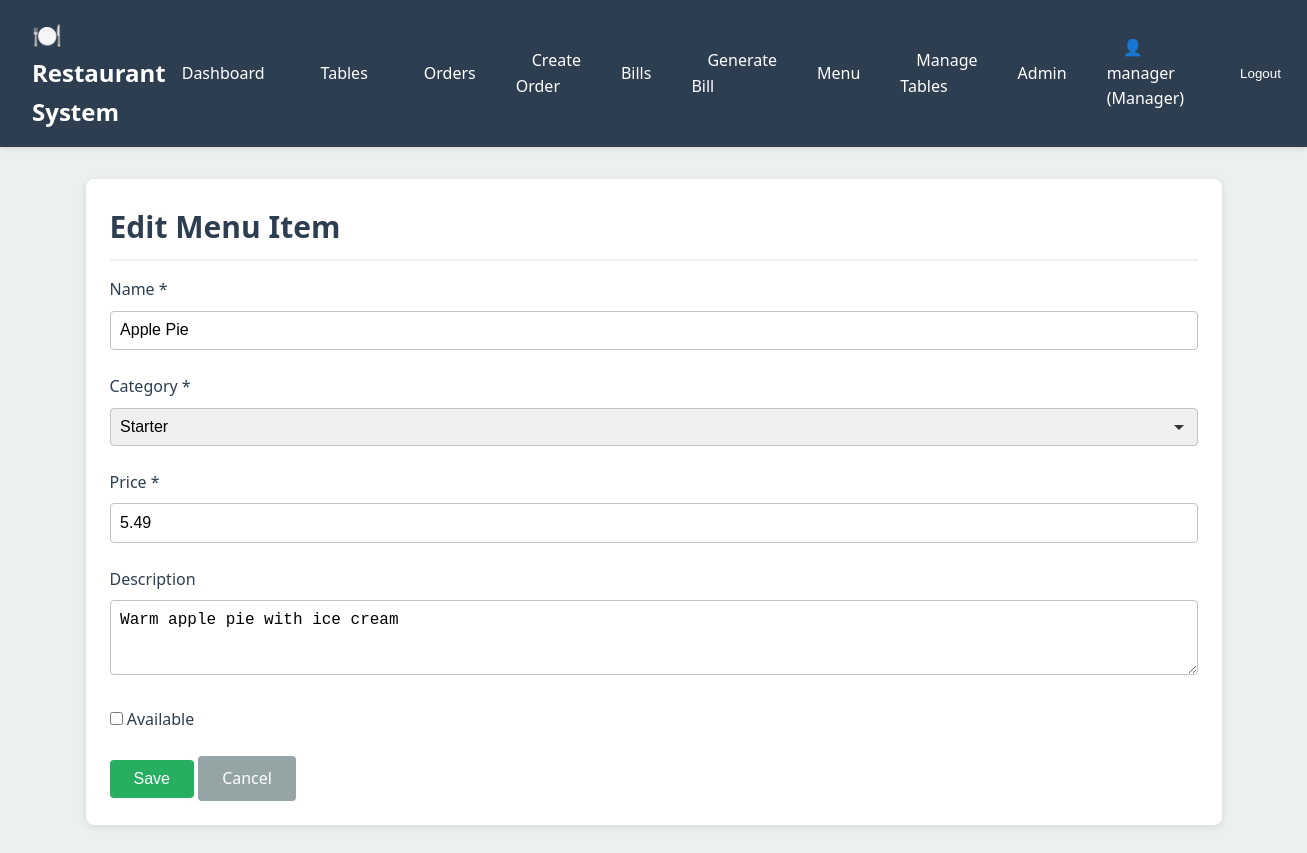
The app's page /menu/21/edit/ (signed in) with its own data.
### accounts/models.py (models this page shows, shortened)
class User(AbstractUser):
    class Role(models.TextChoices):
        WAITER = 'WAITER', 'Waiter'
        CASHIER = 'CASHIER', 'Cashier'
        MANAGER = 'MANAGER', 'Manager'
    role = models.CharField(
        max_length=10,
        choices=Role.choices,
        default=Role.WAITER
    )
    phone_number = models.CharField(max_length=15, blank=True)
    employee_id = models.CharField(max_length=20, unique=True, blank=True, null=True)
    class Meta:
        db_table = 'users'
        verbose_name = 'User'
        verbose_name_plural = 'Users'
    @property
    def is_waiter(self):
        return self.role == self.Role.WAITER
    @property
    def is_cashier(self):
        return self.role == self.Role.CASHIER
    @property
    def is_manager(self):
        return self.role == self.Role.MANAGER

### menu/models.py (models this page shows, shortened)
class MenuItem(models.Model):
    class Category(models.TextChoices):
        STARTER = 'STARTER', 'Starter'
        MAIN = 'MAIN', 'Main Course'
        DRINKS = 'DRINKS', 'Drinks'
        DESSERT = 'DESSERT', 'Dessert'
    name = models.CharField(max_length=200)
    category = models.CharField(
        max_length=20,
        choices=Category.choices,
        db_index=True
    )
    price = models.DecimalField(
        max_digits=10,
        decimal_places=2,
        validators=[MinValueValidator(Decimal('0.01'))]
    )
    description = models.TextField(blank=True)
    image = models.ImageField(upload_to='menu_items/', blank=True, null=True)
    is_available = models.BooleanField(default=True, db_index=True)
    created_at = models.DateTimeField(auto_now_add=True)
    updated_at = models.DateTimeField(auto_now=True)
    class Meta:
        db_table = 'menu_items'
        ordering = ['category', 'name']
        verbose_name = 'Menu Item'
        verbose_name_plural = 'Menu Items'

### menu/views.py (the view, shortened to what this page needs)
# urls.py: path('<int:pk>/edit/', views.MenuItemUpdateView.as_view(), name='edit'),
class MenuItemUpdateView(LoginRequiredMixin, UpdateView):
    model = MenuItem
    template_name = 'menu/menu_form.html'
    fields = ['name', 'category', 'price', 'description', 'image', 'is_available']
    success_url = reverse_lazy('menu:list')
    def dispatch(self, request, *args, **kwargs):
        if not request.user.is_manager:
            messages.error(request, "Only managers can edit menu items.")
            return redirect('menu:list')
        return super().dispatch(request, *args, **kwargs)

### templates/menu/menu_form.html (shortened to what this page needs)
{% extends 'base.html' %}
{% block content %}
<div class="container">
    <div class="card">
        <div class="card-header"><h2>{% if object %}Edit{% else %}Create{% endif %} Menu Item</h2></div>
        <form method="post" enctype="multipart/form-data">
            <div class="form-group">
                <label class="form-label">Name *</label>
                <input type="text" name="name" class="form-control" value="{{ form.name.value|default:'' }}" required>
            </div>
            <div class="form-group">
                <label class="form-label">Category *</label>
                <select name="category" class="form-control" required>
                    <option value="STARTER">Starter</option>
                </select>
            </div>
            <div class="form-group">
                <label class="form-label">Price *</label>
                <input type="number" step="0.01" name="price" class="form-control" value="{{ form.price.value|default:'' }}" required>
            </div>
            <div class="form-group">
                <label class="form-label">Description</label>
                <textarea name="description" class="form-control" rows="3">{{ form.description.value|default:'' }}</textarea>
            </div>
            <div class="form-group">
                <label><input type="checkbox" name="is_available"{% if not object or form.is_available.value %} checked{% endif %}> Available</label>
            </div>
            <button type="submit" class="btn btn-success">Save</button>
            <a href="{% url 'menu:list' %}" class="btn btn-secondary">Cancel</a>
        </form>
    </div>
</div>
{% endblock %}

### templates/base.html (shortened to what this page needs)
<!DOCTYPE html>
<html lang="en">
<head>
    {% load static %}
    <link rel="stylesheet" href="{% static 'css/style.css' %}">
</head>
<body>
    {% if user.is_authenticated %}
    <nav class="navbar">
        <a href="{% url 'dashboard:home' %}" class="navbar-brand">🍽️ Restaurant System</a>
        <ul class="navbar-nav">
            <li><a href="{% url 'dashboard:home' %}" class="nav-link">Dashboard</a></li>
            <li><a href="{% url 'dashboard:table_status' %}" class="nav-link">Tables</a></li>
            {% if user.is_waiter or user.is_manager %}
            <li><a href="{% url 'orders:list' %}" class="nav-link">Orders</a></li>
            <li><a href="{% url 'orders:create' %}" class="nav-link">Create Order</a></li>
            {% endif %}
            {% if user.is_cashier or user.is_manager %}
            <li><a href="{% url 'billing:list' %}" class="nav-link">Bills</a></li>
            <li><a href="{% url 'billing:generate' %}" class="nav-link">Generate Bill</a></li>
            {% endif %}
            {% if user.is_manager %}
            <li><a href="{% url 'menu:list' %}" class="nav-link">Menu</a></li>
            <li><a href="{% url 'tables:list' %}" class="nav-link">Manage Tables</a></li>
            <li><a href="/admin/" class="nav-link">Admin</a></li>
            {% endif %}
            <li>
                <span class="nav-link" style="cursor: default;">
                    👤 {{ user.username }} ({{ user.get_role_display }})
                </span>
            </li>
            <li>
                <form method="post" action="{% url 'accounts:logout' %}" style="display: inline;">
                    <button type="submit" class="nav-link" style="background: none; border: none; cursor: pointer; color: white;">
                        Logout
                    </button>
                </form>
            </li>
        </ul>
    </nav>
    {% endif %}
    <main>
        {% block content %}{% endblock %}
    </main>
</body>
</html>

### static/css/style.css (style rules this page uses)
:root { --primary-color: #2c3e50; --secondary-color: #3498db; --success-color: #27ae60; --warning-color: #f39c12; --danger-color: #e74c3c; --info-color: #16a085; --light-bg: #ecf0f1; --dark-text: #2c3e50; --border-color: #bdc3c7; }
* { margin: 0; padding: 0; box-sizing: border-box; }
body { font-family: 'Segoe UI', Tahoma, Geneva, Verdana, sans-serif; background-color: var(--light-bg); color: var(--dark-text); line-height: 1.6; }
.navbar { background-color: var(--primary-color); color: white; padding: 1rem 2rem; display: flex; justify-content: space-between; align-items: center; box-shadow: 0 2px 5px rgba(0,0,0,0.1); }
.navbar-brand { font-size: 1.5rem; font-weight: bold; color: white; text-decoration: none; }
.navbar-nav { display: flex; list-style: none; gap: 1.5rem; align-items: center; }
.nav-link { color: white; text-decoration: none; padding: 0.5rem 1rem; border-radius: 4px; transition: background-color 0.3s; }
.container { max-width: 1200px; margin: 0 auto; padding: 2rem; }
.card { background: white; border-radius: 8px; box-shadow: 0 2px 8px rgba(0,0,0,0.1); padding: 1.5rem; margin-bottom: 1.5rem; }
.card-header { font-size: 1.25rem; font-weight: 600; margin-bottom: 1rem; padding-bottom: 0.5rem; border-bottom: 2px solid var(--light-bg); }
.btn { display: inline-block; padding: 0.6rem 1.5rem; border: none; border-radius: 4px; font-size: 1rem; cursor: pointer; text-decoration: none; transition: all 0.3s; text-align: center; }
.btn-success { background-color: var(--success-color); color: white; }
.btn-secondary { background-color: #95a5a6; color: white; }
.form-group { margin-bottom: 1.5rem; }
.form-label { display: block; margin-bottom: 0.5rem; font-weight: 500; }
.form-control { width: 100%; padding: 0.6rem; border: 1px solid var(--border-color); border-radius: 4px; font-size: 1rem; }
select.form-control { appearance: none; background-repeat: no-repeat; background-position: right 0.7rem center; background-size: 12px; padding-right: 2.5rem; }

### records on screen
User: username "manager", role "Manager"
MenuItem: name "Apple Pie", price "5.49", description "Warm apple pie with ice cream"
